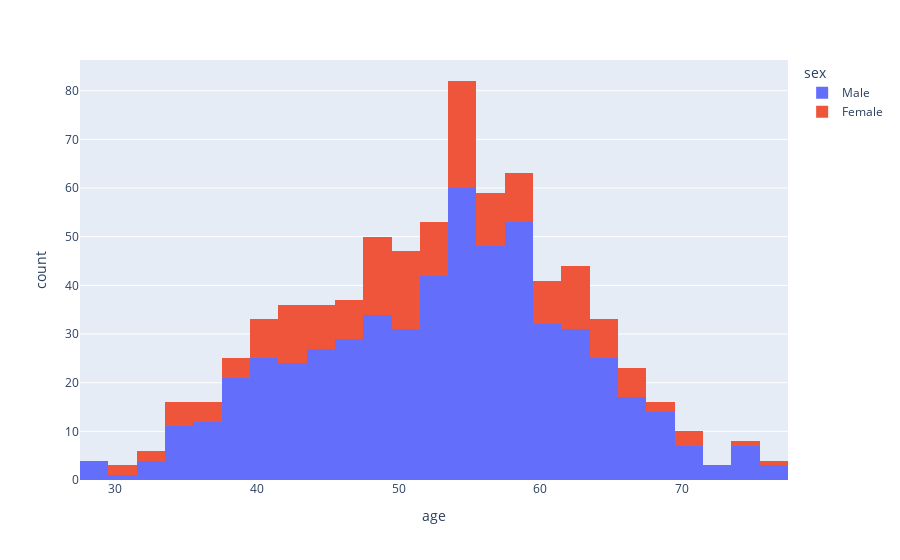

Write notebook code for a chart like this one.
### Code cell
#histogram to see the distribution of gender on age using plotly
fig = px.histogram(heart_df, x='age', color='sex')
fig.show()

### Figure 1 — Plotly figure (JSON) as saved in the notebook; plotly's stock layout.template omitted (floating-point values rounded to 4 significant figures; data arrays with more than 128 entries replaced by an {"elided": "..."} marker saying what was removed)
{"data": [{"alignmentgroup": "True", "bingroup": "x", "hovertemplate": "sex=Male<br>age=%{x}<br>count=%{y}<extra></extra>", "legendgroup": "Male", "marker": {"color": "#636efa", "pattern": {"shape": ""}}, "name": "Male", "offsetgroup": "Male", "orientation": "v", "showlegend": true, "type": "histogram", "x": {"elided": "565 int values"}, "xaxis": "x", "yaxis": "y"}, {"alignmentgroup": "True", "bingroup": "x", "hovertemplate": "sex=Female<br>age=%{x}<br>count=%{y}<extra></extra>", "legendgroup": "Female", "marker": {"color": "#EF553B", "pattern": {"shape": ""}}, "name": "Female", "offsetgroup": "Female", "orientation": "v", "showlegend": true, "type": "histogram", "x": {"elided": "183 int values"}, "xaxis": "x", "yaxis": "y"}], "layout": {"barmode": "relative", "legend": {"title": {"text": "sex"}, "tracegroupgap": 0}, "margin": {"t": 60}, "xaxis": {"anchor": "y", "domain": [0, 1], "title": {"text": "age"}}, "yaxis": {"anchor": "x", "domain": [0, 1], "title": {"text": "count"}}}}
